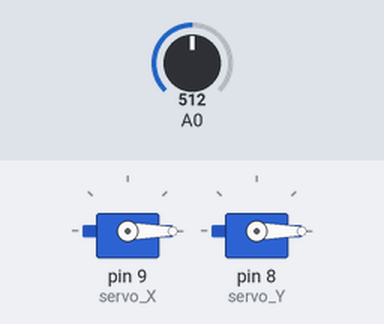
This sketch was run on a simulated Arduino Uno, built with avr-gcc and run on an emulated ATmega328P. On the bench: 2 × servo. The test bench sets the inputs (shaded band); at power-on: A0 = 512.

Above: at 0.05 s.
At 1.85 s:
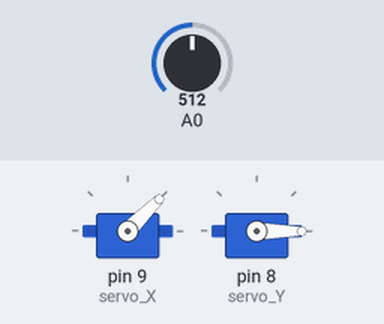
At 3.7 s:
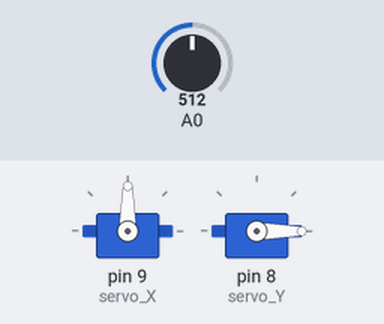
At 7.4 s:
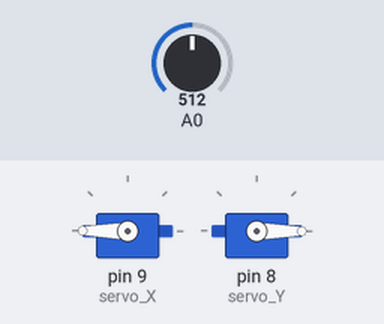
Timing chart, 0 to 9.6 s (numbered marks = the images above):
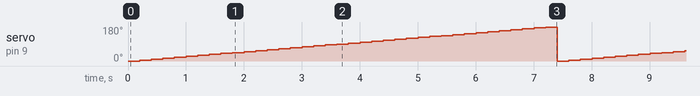

The sketch:

gimball_PIR.ino
```cpp
#include <Servo.h>


Servo servo_X;  // create servo object to control a servo
Servo servo_Y;  // create servo object to control a servo

int pos_x = 0;    // variable to store the servo position
int pos_y = 0;

void setup() {
	servo_X.attach(9);  // the pin that the servo is connected, 9
	servo_Y.attach(8);  // the pin that the servo is connected, 8
	//Serial.begin(9600);

	servo_X.write(0);
	servo_Y.write(0);
}
void loop() {
	for(int x = 0; x <= 180 ; x += 5){
		servo_X.write(x);
		int reading = analogRead(A0);
		//Serial.println(reading);
		delay(200);


	}


}
```

Measured:
- by itself, servo on pin 9 (servo_X): ramps from 0° to 180° and jumps back, once every 7.4 s
